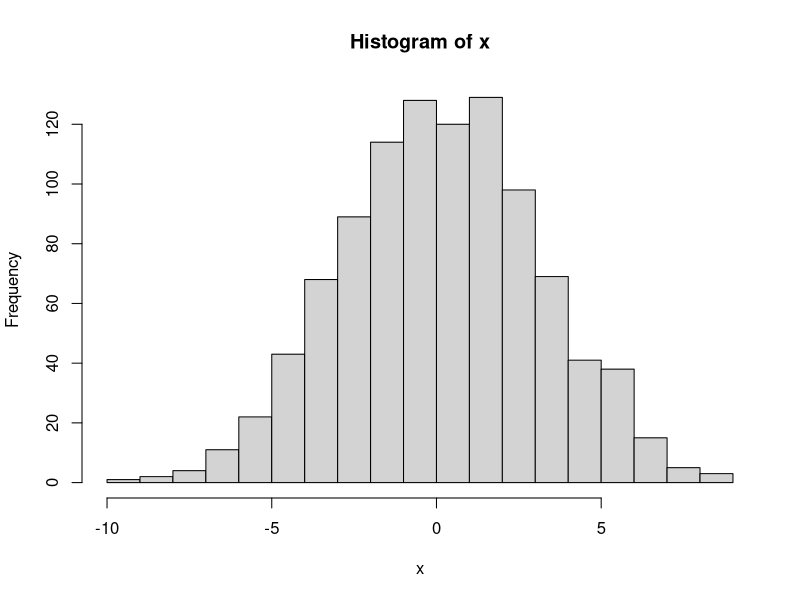
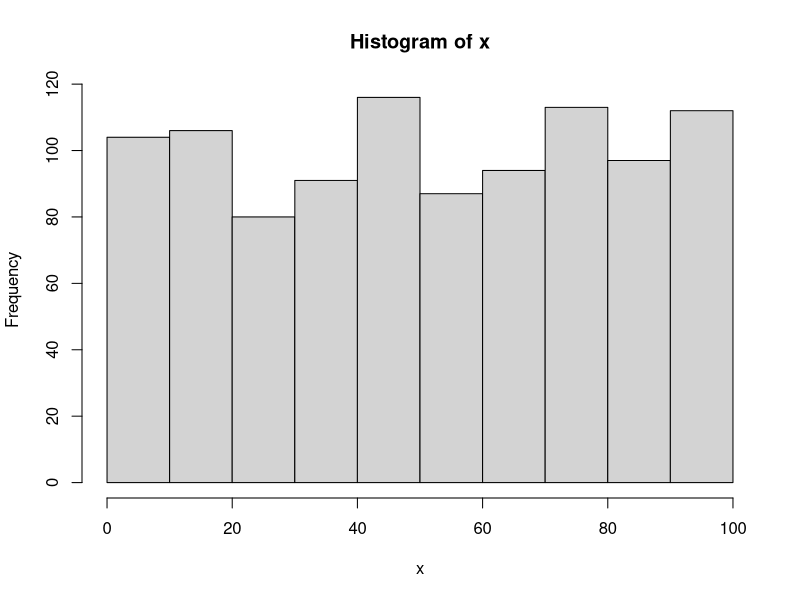
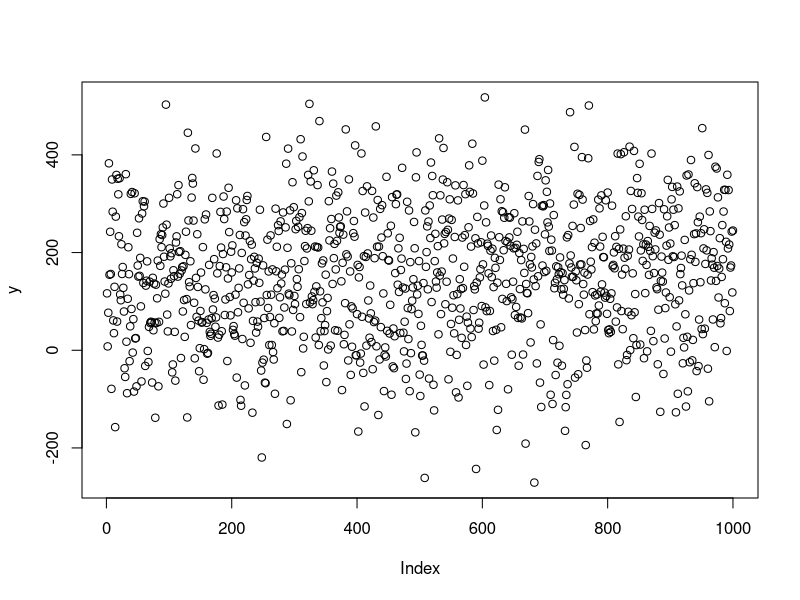
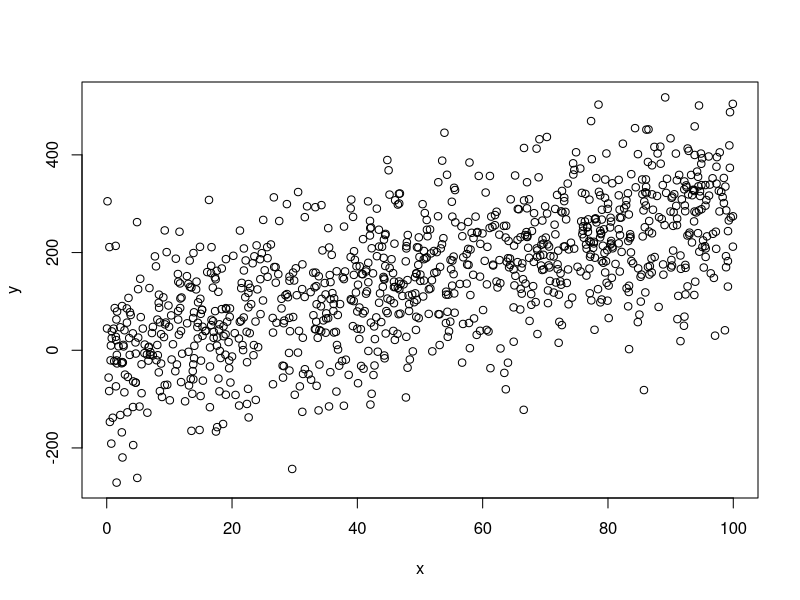
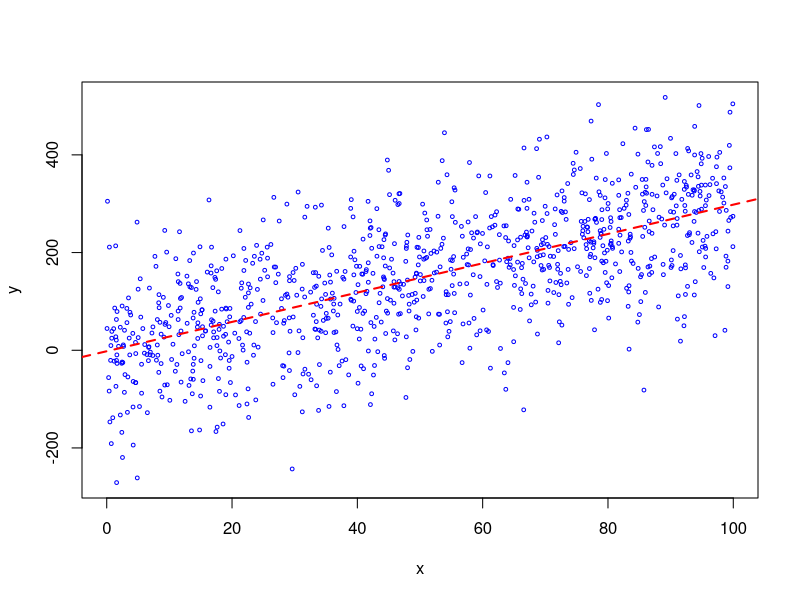

Generate these figures, in order, with R:
#THis script creates data and a few plots
x<-rnorm(n=1000, mean=0,sd=3)
x
hist(x, nclass=20)

###Linear regression
x<-runif(1000,0,100)
x
hist(x)

###Set parameters
m<-3
b<- -2
eps<-rnorm(1000,mean=0,sd=100)
y<-m*x+b+eps
plot(y)
plot(x,y)
 #Reduce size of the points
plot(x,y,cex=.5,col="blue")


##Add regression line
abline (lm(y~x), lty=2, col="red", lwd=2)
